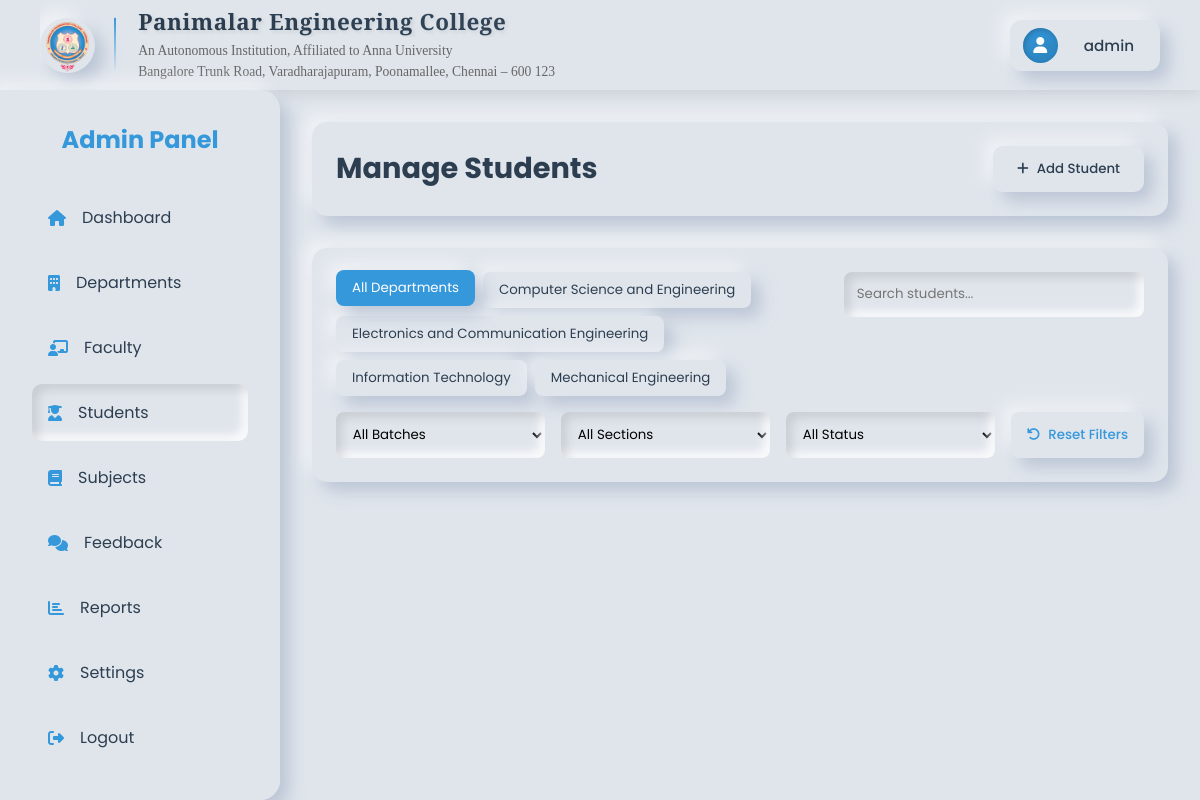
Screenshot of /admin/manage_students.php (signed in) with the database file from the repository.
### tables this page shows
CREATE TABLE departments (
    id INT AUTO_INCREMENT PRIMARY KEY,
    name VARCHAR(100) NOT NULL,
    code VARCHAR(10) NOT NULL UNIQUE,
    created_at TIMESTAMP DEFAULT CURRENT_TIMESTAMP
);

### admin/manage_students.php (the view, shortened to what this page needs)
<?php
require_once '../functions.php';
$dept_query = "SELECT id, name FROM departments ORDER BY name";
$departments = mysqli_query($conn, $dept_query);
?>
<!DOCTYPE html>
<html lang="en">
<head>
    <link rel="stylesheet" href="https://cdnjs.cloudflare.com/ajax/libs/font-awesome/6.1.1/css/all.min.css">
</head>
<body>
    <?php include_once 'includes/header.php'; ?>
    <?php include_once 'includes/sidebar.php'; ?>
    <div class="main-content">
        <div class="dashboard-header">
            <h1>Manage Students</h1>
            <button class="btn" onclick="showAddModal()">
                <i class="fas fa-plus"></i> Add Student
            </button>
        </div>
        <div class="filter-section">
            <div class="filter-row">
                <div class="department-filters">
                    <button class="filter-btn active" data-dept="all">All Departments</button>
                    <?php
                    mysqli_data_seek($departments, 0);
                    while ($dept = mysqli_fetch_assoc($departments)): ?>
                        <button class="filter-btn" data-dept="<?php echo $dept['id']; ?>">
                            <?php echo htmlspecialchars($dept['name']); ?>
                        </button>
                    <?php endwhile; ?>
                </div>
                <div class="search-box">
                    <input type="text" id="searchInput" placeholder="Search students..." class="form-control">
                </div>
            </div>
            <div class="filter-row">
                <div class="filter-group">
                    <select id="batchFilter" class="form-control">
                        <option value="">All Batches</option>
                    </select>
                </div>
                <div class="filter-group">
                    <select id="sectionFilter" class="form-control">
                        <option value="">All Sections</option>
                    </select>
                </div>
                <div class="filter-group">
                    <select id="statusFilter" class="form-control">
                        <option value="">All Status</option>
                    </select>
                </div>
                <button class="btn btn-reset" onclick="resetFilters()">
                    <i class="fas fa-undo"></i> Reset Filters
                </button>
            </div>
        </div>
    </div>
</body>
</html>

### admin/manage_students.php (style rules this page uses)
:root { --primary-color: #9b59b6; --text-color: #2c3e50; --bg-color: #e0e5ec; --shadow: 9px 9px 16px rgb(163,177,198,0.6), -9px -9px 16px rgba(255,255,255, 0.5); --inner-shadow: inset 6px 6px 10px 0 rgba(0, 0, 0, 0.1), inset -6px -6px 10px 0 rgba(255, 255, 255, 0.8); --header-height: 90px; }
* { margin: 0; padding: 0; box-sizing: border-box; font-family: 'Poppins', sans-serif; }
body { background: var(--bg-color); min-height: 100vh; padding-top: var(--header-height); }
.main-content { flex: 1; padding: 2rem; background: var(--bg-color); margin-left: 280px; }
.dashboard-header { background: var(--bg-color); padding: 1.5rem; border-radius: 15px; box-shadow: var(--shadow); margin-bottom: 2rem; display: flex; justify-content: space-between; align-items: center; }
.dashboard-header h1 { color: var(--text-color); font-size: 1.8rem; }
.btn { padding: 0.8rem 1.5rem; border: none; border-radius: 10px; background: var(--bg-color); color: var(--text-color); font-weight: 500; cursor: pointer; box-shadow: var(--shadow); transition: all 0.3s ease; display: inline-flex; align-items: center; gap: 0.5rem; }
.form-control { width: 100%; padding: 0.8rem; border: none; border-radius: 8px; background: var(--bg-color); box-shadow: var(--inner-shadow); font-family: inherit; }
.filter-section { background: var(--bg-color); padding: 1.5rem; border-radius: 15px; box-shadow: var(--shadow); margin-bottom: 2rem; }
.filter-row { display: flex; gap: 1rem; margin-bottom: 1rem; flex-wrap: wrap; }
.filter-row:last-child { margin-bottom: 0; }
.department-filters { display: flex; gap: 0.5rem; flex-wrap: wrap; flex: 1; }
.filter-btn { padding: 0.5rem 1rem; border: none; border-radius: 8px; background: var(--bg-color); color: var(--text-color); cursor: pointer; box-shadow: var(--shadow); transition: all 0.3s ease; }
.filter-btn:hover, .filter-btn.active { background: var(--primary-color); color: white; transform: translateY(-2px); }
.search-box { min-width: 300px; }
.filter-group { flex: 1; min-width: 200px; }
.btn-reset { padding: 0.5rem 1rem; background: var(--bg-color); color: var(--primary-color); border: none; border-radius: 8px; cursor: pointer; box-shadow: var(--shadow); transition: all 0.3s ease; }

### admin/includes/header.php (style rules this page uses)
:root { --primary-color: #3498db; --secondary-color: #2ecc71; --warning-color: #f1c40f; --danger-color: #e74c3c; --text-color: #2c3e50; --bg-color: #e0e5ec; --header-height: 90px; --shadow: 9px 9px 16px rgb(163,177,198,0.6), -9px -9px 16px rgba(255,255,255, 0.5); --inner-shadow: inset 6px 6px 10px 0 rgba(0, 0, 0, 0.1), inset -6px -6px 10px 0 rgba(255, 255, 255, 0.8); --college-name-font: 'Playfair Display', serif; --college-text-font: 'Crimson Pro', serif; }
* { margin: 0; padding: 0; box-sizing: border-box; font-family: 'Poppins', sans-serif; }
body { background: var(--bg-color); min-height: 100vh; padding-top: var(--header-height); }

### admin/includes/sidebar.php (style rules this page uses)
.main-content { margin-left: 280px; transition: margin-left 0.3s ease; }

### rows the page displays
departments: name "Computer Science and Engineering"
departments: name "Electronics and Communication Engineering"
departments: name "Information Technology"
departments: name "Mechanical Engineering"

### other values shown
$user_name "admin"
